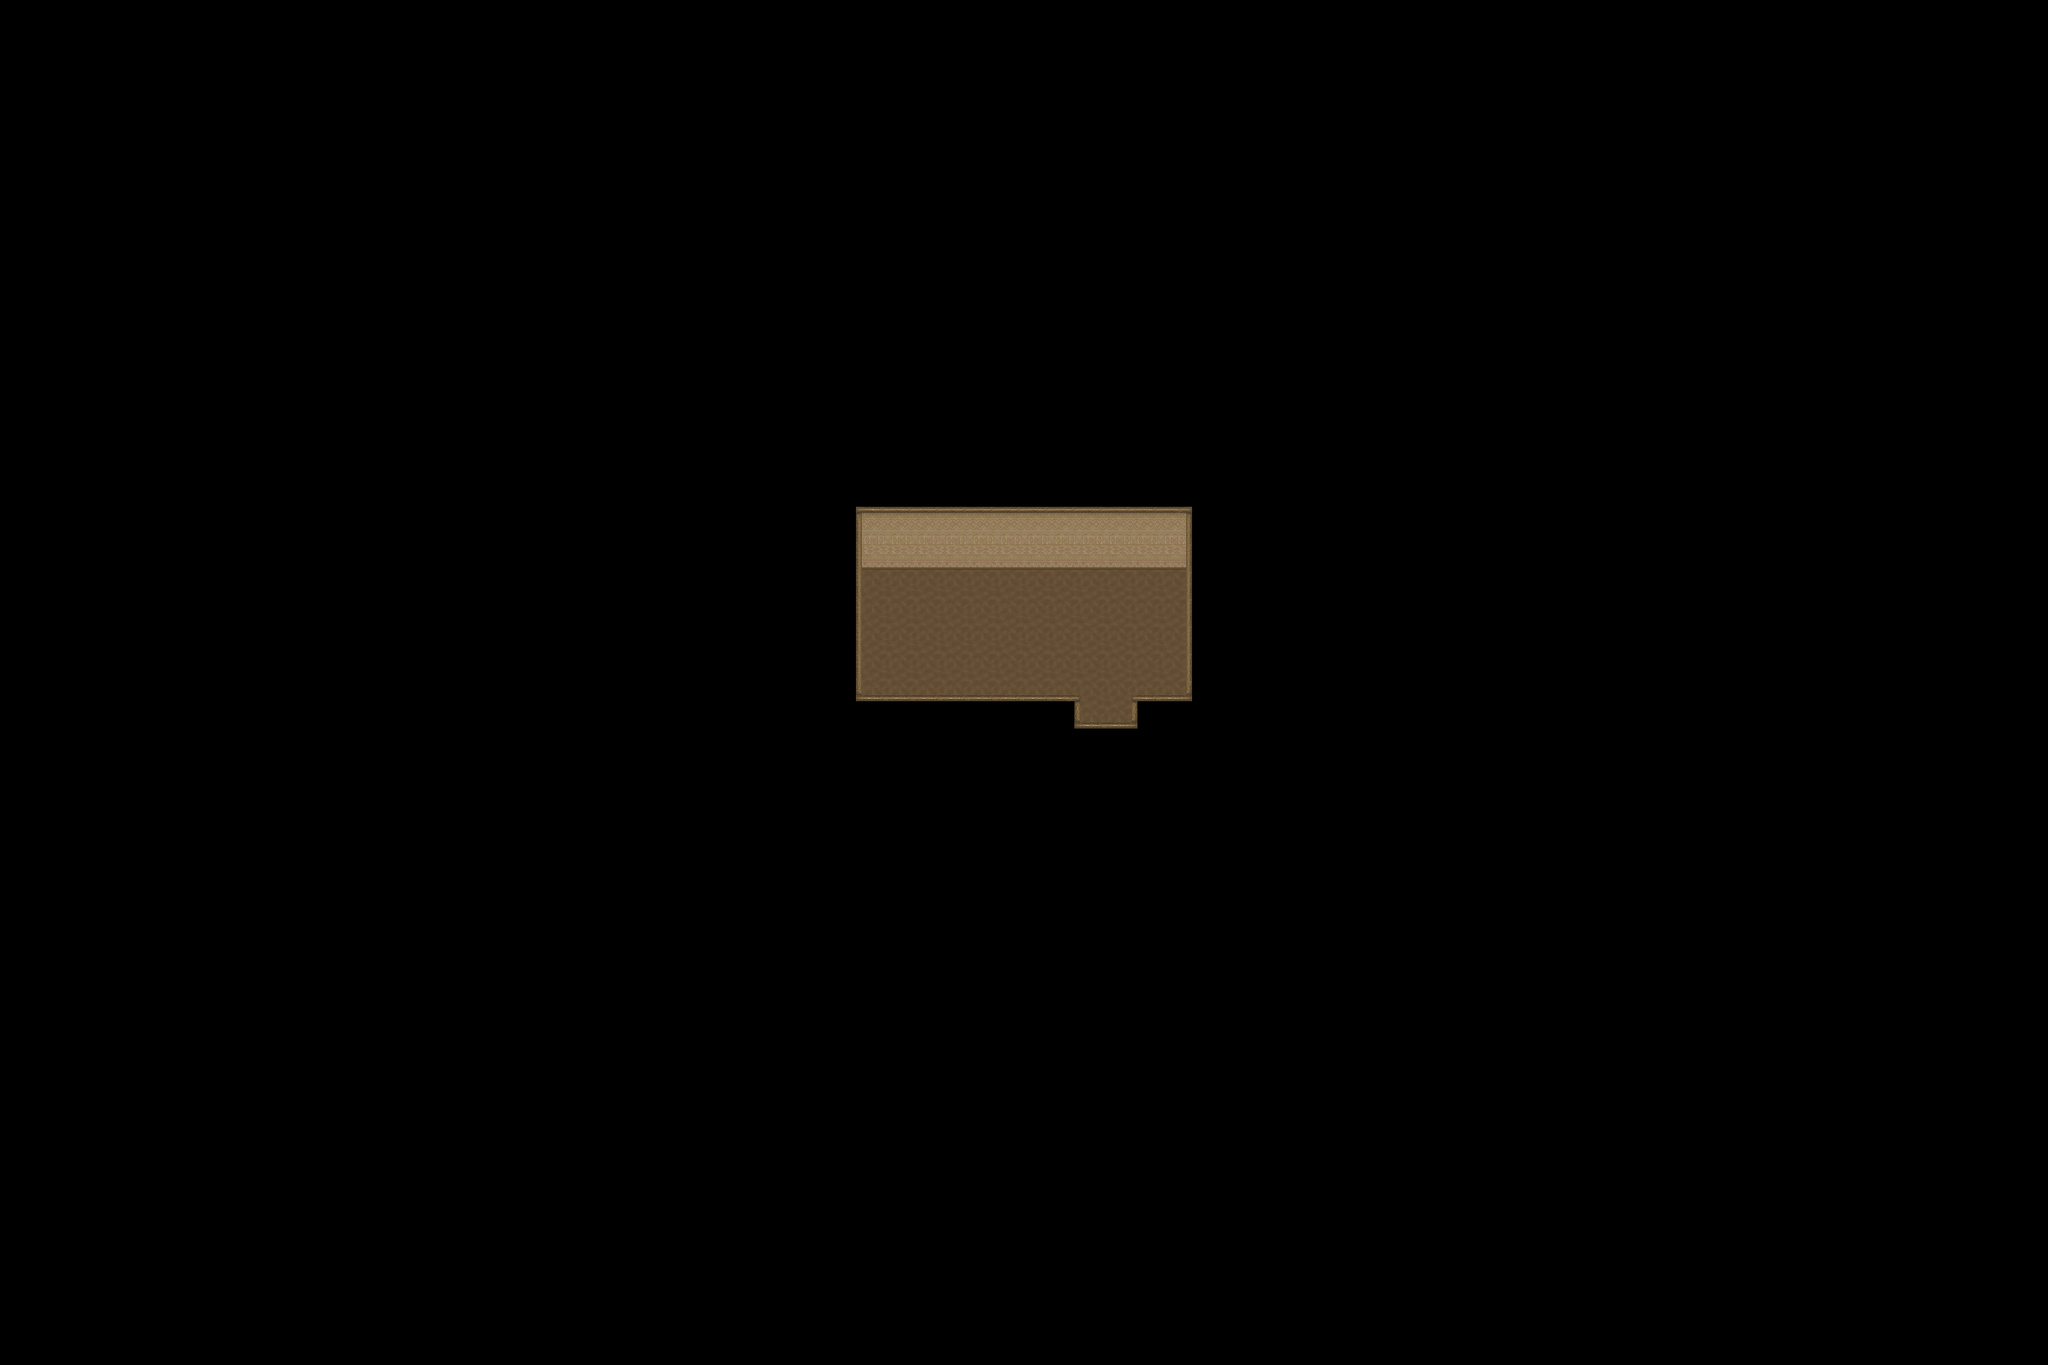

The image is a tile-based game level rendered from a .tmx file. Its description and source (layers, tilesets, objects; grid data summarised) follow:
An orthogonal 75x50 tile map with 32x32 px tiles, 7 tile layers (Ground, Ground 2, Ground 3, Fringe, ...), 2 hidden layers not drawn, 11 tilesets and 1 object (warp).

<map version="1.4" tiledversion="1.4.1" orientation="orthogonal" renderorder="right-down" compressionlevel="0" width="75" height="50" tilewidth="32" tileheight="32" infinite="0" nextlayerid="11" nextobjectid="20">
 <properties>
  <property name="license" value="CC BY-SA 3.0" />
  <property name="manaplus version" value="2" />
  <property name="minimap" value="graphics/minimaps/020-2-21.png" />
  <property name="music" value="faith.ogg" />
  <property name="name" value="Queer Hut" />
 </properties>
 <tileset firstgid="1" name="Collision" tilewidth="32" tileheight="32" tilecount="9" columns="3">
  <image source="../graphics/tilesets/collision.png" width="96" height="96" />
 </tileset>
 <tileset firstgid="10" name="desert-ground" tilewidth="32" tileheight="32" tilecount="256" columns="16">
  <image source="../graphics/tilesets/desert-ground.png" width="512" height="512" />
 </tileset>
 <tileset firstgid="266" name="desert-accessory" tilewidth="32" tileheight="32" tilecount="128" columns="16">
  <image source="../graphics/tilesets/desert-accessory.png" width="512" height="256" />
 </tileset>
 <tileset firstgid="394" name="desert-hut-indoor" tilewidth="32" tileheight="32" tilecount="160" columns="16">
  <image source="../graphics/tilesets/desert-hut-indoor.png" width="512" height="320" />
 </tileset>
 <tileset firstgid="554" name="desert-hut-indoor-accessory-x1x2" tilewidth="32" tileheight="64" tilecount="32" columns="8">
  <image source="../graphics/tilesets/desert-hut-indoor-accessory-x1x2.png" width="256" height="256" />
 </tileset>
 <tileset firstgid="586" name="desert-hut-indoor-accessory-x1x3" tilewidth="32" tileheight="96" tilecount="27" columns="9">
  <image source="../graphics/tilesets/desert-hut-indoor-accessory-x1x3.png" width="288" height="288" />
 </tileset>
 <tileset firstgid="613" name="desert-hut-indoor-accessory" tilewidth="32" tileheight="32" tilecount="64" columns="8">
  <image source="../graphics/tilesets/desert-hut-indoor-accessory.png" width="256" height="256" />
 </tileset>
 <tileset firstgid="677" name="hurns-indoor-accessory" tilewidth="32" tileheight="32" tilecount="128" columns="8">
  <image source="../graphics/tilesets/hurns-indoor-accessory.png" width="256" height="512" />
 </tileset>
 <tileset firstgid="805" name="sunlight-x4x4" tilewidth="128" tileheight="128" tilecount="4" columns="4">
  <image source="../graphics/tilesets/sunlight-x4x4.png" width="512" height="128" />
  <tile id="0">
   <animation>
    <frame tileid="0" duration="5000" />
    <frame tileid="1" duration="200" />
    <frame tileid="2" duration="200" />
    <frame tileid="3" duration="500" />
    <frame tileid="2" duration="200" />
    <frame tileid="1" duration="200" />
   </animation>
  </tile>
  <tile id="1">
   <animation>
    <frame tileid="1" duration="100" />
    <frame tileid="0" duration="5000" />
    <frame tileid="1" duration="200" />
    <frame tileid="2" duration="200" />
    <frame tileid="3" duration="500" />
    <frame tileid="2" duration="200" />
    <frame tileid="1" duration="100" />
   </animation>
  </tile>
  <tile id="2">
   <animation>
    <frame tileid="1" duration="200" />
    <frame tileid="0" duration="5000" />
    <frame tileid="1" duration="200" />
    <frame tileid="2" duration="200" />
    <frame tileid="3" duration="500" />
    <frame tileid="2" duration="200" />
   </animation>
  </tile>
 </tileset>
 <tileset firstgid="809" name="level-number" tilewidth="32" tileheight="32" tilecount="16" columns="16">
  <image source="../graphics/tilesets/level-number.png" width="512" height="32" />
 </tileset>
 <tileset firstgid="825" name="desert-castle-indoor" tilewidth="32" tileheight="32" tilecount="512" columns="16">
  <image source="../graphics/tilesets/desert-castle-indoor.png" width="512" height="1024" />
 </tileset>
 <layer id="1" name="Ground" width="75" height="50">
  <data>[3750 cells, 3750 non-empty, 4 distinct tile ids]</data>
 </layer>
 <layer id="2" name="Ground 2" width="75" height="50">
  <data>[3750 cells, 26 non-empty, 2 distinct tile ids]</data>
 </layer>
 <layer id="3" name="Ground 3" width="75" height="50">
  <data>[3750 cells, 0 non-empty, 0 distinct tile ids]</data>
 </layer>
 <layer id="4" name="Fringe" width="75" height="50">
  <data>[3750 cells, 0 non-empty, 0 distinct tile ids]</data>
 </layer>
 <layer id="5" name="Over" width="75" height="50">
  <data>[3750 cells, 75 non-empty, 10 distinct tile ids]</data>
 </layer>
 <layer id="6" name="Over 2" width="75" height="50">
  <data>[3750 cells, 0 non-empty, 0 distinct tile ids]</data>
 </layer>
 <layer id="7" name="Over 3" width="75" height="50">
  <data>[3750 cells, 0 non-empty, 0 distinct tile ids]</data>
 </layer>
 <layer id="8" name="Collision" width="75" height="50" visible="0">
  <data>[3750 cells, 3671 non-empty, 1 distinct tile ids]</data>
 </layer>
 <layer id="9" name="Heights" width="75" height="50" visible="0">
  <data>[3750 cells, 0 non-empty, 0 distinct tile ids]</data>
 </layer>
 <objectgroup id="10" name="Object">
  <object id="14" name="To Tulimshar" type="warp" x="1280" y="864" width="32" height="32">
   <properties>
    <property name="dest_map" value="020-1" />
    <property name="dest_x" value="161" />
    <property name="dest_y" value="147" />
   </properties>
  </object>
 </objectgroup>
</map>
